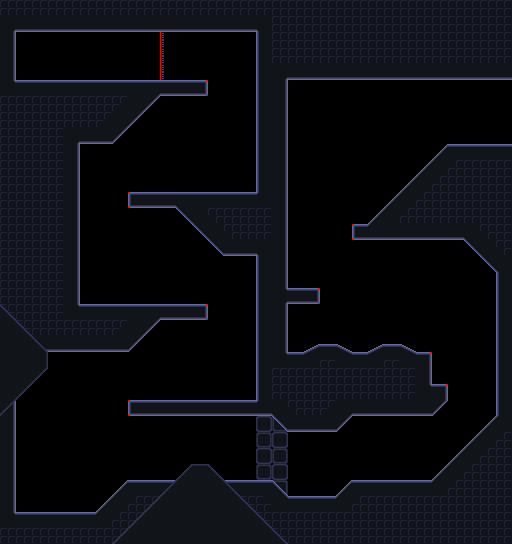

A level layout from a 2D game, rendered from its tile map. Below: a short description, then the map file with tile-grid data replaced by summaries:
An orthogonal 32x34 tile map with 16x16 px tiles, 4 tile layers (background, bounds, foreground, foreground), 2 hidden layers not drawn, 3 tilesets and 5 objects.

<map version="1.10" tiledversion="1.10.2" orientation="orthogonal" renderorder="right-down" width="32" height="34" tilewidth="16" tileheight="16" infinite="0" nextlayerid="9" nextobjectid="8">
 <properties>
  <property name="test" value="value" />
 </properties>
 <tileset firstgid="1" source="../../tileset/alpha.tsx" />
 <tileset firstgid="457" source="../../tileset/bounds.tsx" />
 <tileset firstgid="713" source="../../tileset/skeleton.tsx" />
 <layer id="4" name="background" width="32" height="34" visible="0" parallaxx="0.25" parallaxy="0.25">
  <data>[1088 cells, 1088 non-empty, 13 distinct tile ids]</data>
 </layer>
 <layer id="3" name="background" width="32" height="34" visible="0" parallaxx="0.5" parallaxy="0.5">
  <data>[1088 cells, 476 non-empty, 1 distinct tile ids]</data>
 </layer>
 <layer id="7" name="background" width="32" height="34">
  <data>[1088 cells, 10 non-empty, 2 distinct tile ids]</data>
 </layer>
 <layer id="2" name="bounds" width="32" height="34">
  <data>[1088 cells, 568 non-empty, 10 distinct tile ids]</data>
 </layer>
 <objectgroup id="5" name="entities">
  <object id="1" gid="713" x="224" y="480" width="24" height="48" />
  <object id="3" gid="238" x="64" y="464" width="16" height="16">
   <properties>
    <property name="state" type="int" value="2232385" />
   </properties>
  </object>
  <object id="5" gid="238" x="224" y="368" width="16" height="16">
   <properties>
    <property name="state" type="int" value="285229328" />
   </properties>
  </object>
  <object id="6" gid="238" x="96" y="272" width="16" height="16">
   <properties>
    <property name="state" type="int" value="285229328" />
   </properties>
  </object>
  <object id="7" gid="238" x="224" y="160" width="16" height="16">
   <properties>
    <property name="state" type="int" value="285229328" />
   </properties>
  </object>
 </objectgroup>
 <layer id="1" name="foreground" width="32" height="34">
  <data>[1088 cells, 556 non-empty, 38 distinct tile ids]</data>
 </layer>
 <layer id="6" name="foreground" width="32" height="34">
  <data>[1088 cells, 51 non-empty, 10 distinct tile ids]</data>
 </layer>
</map>